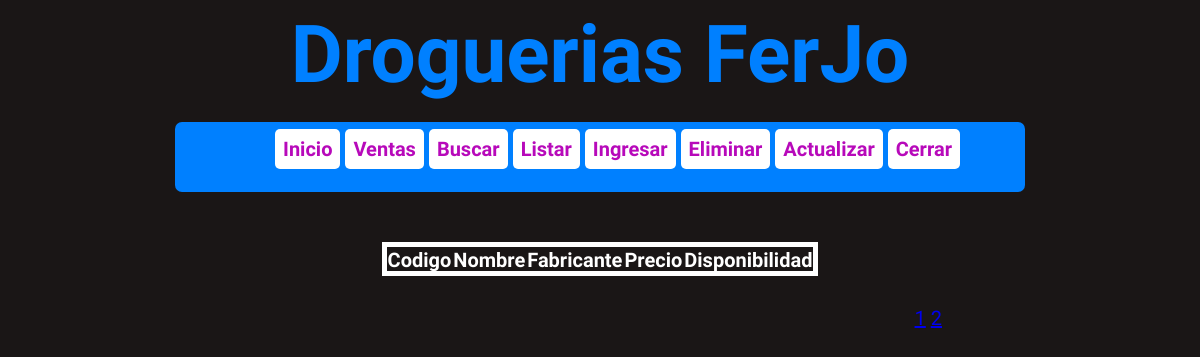
The app's page /listar.php?pagina=3 (signed in), older data.
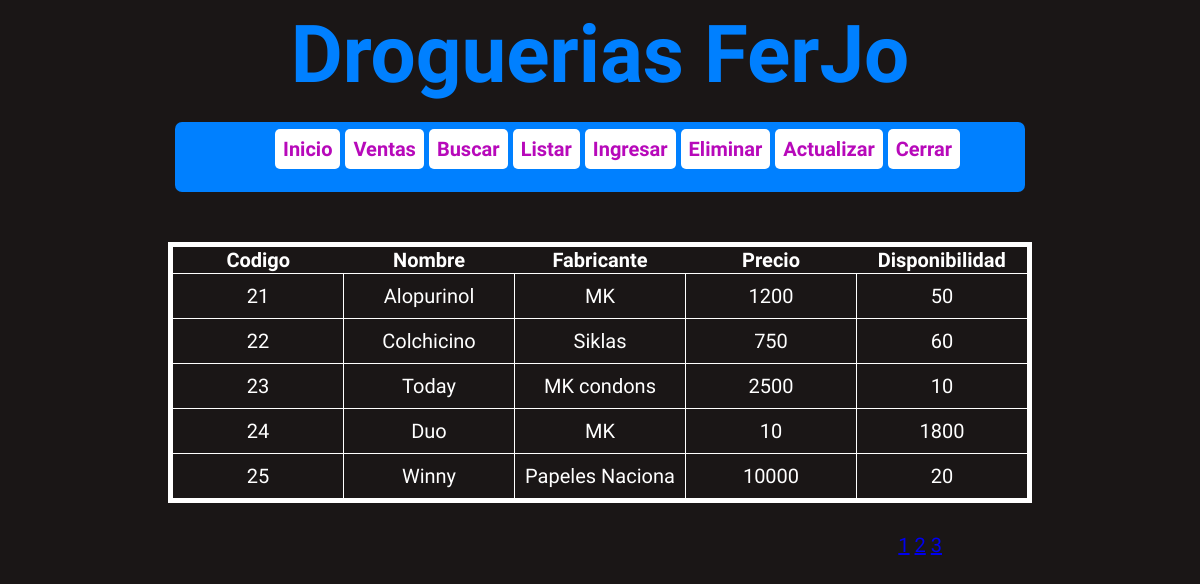
The same page, newer data.
### tables this page shows
CREATE TABLE `drogas` (
  `Codigo` int(15) NOT NULL,
  `Nombre` varchar(15) NOT NULL,
  `Fabricante` varchar(15) NOT NULL,
  `Presentacion` varchar(15) NOT NULL,
  `Tipo` varchar(15) NOT NULL,
  `Fecha_Vencimiento` date NOT NULL,
  `Precio` int(20) NOT NULL,
  `Disponibilidad` int(10) NOT NULL,
  `Cod_Proveedor` int(15) NOT NULL,
  `Formula` varchar(2) DEFAULT NULL
);

### listar.php (the view, shortened to what this page needs)
<!DOCTYPE html>
<html>
<head>
	<link rel="stylesheet" type="text/css" href="stylesheet.css">
</head>
<body>
<div id='Contenido'>
	<header>
		<hgroup>
		<h1><a href="index.php">Droguerias FerJo</a></h1>
		</hgroup>
		<div id='Menu'>
			<nav>
				<ul>
					<?php
					echo "<li><a href='index.php'>Inicio</a></li>";
					echo "<li><a href='ventas.php'>Ventas</a></li>";
					echo "<li><a href='buscar.php'>Buscar</a></li>";
					echo "<li><a href='listar.php'>Listar</a></li>";
					if($_SESSION["usuario_valido"] == 1){
						echo "<li><a href='insertar.php'>Ingresar</a></li>";
						echo "<li><a href='eliminar.php'>Eliminar</a></li>";
						echo "<li><a href='actualizar.php'>Actualizar</a></li>";
					}
					echo "<li><a href='cerrar.php'>Cerrar</a></li>";
					?>
				</ul>
			</nav>
		</div>
		<div>
		<?php
			require("conexion.php");
			$consulta = "SELECT Codigo, Nombre, Fabricante, Precio, Disponibilidad FROM drogas";
			$result = mysqli_query($conexion, $consulta);
			$tamano_paginas = 10;
			if(isset($_GET["pagina"])){
				$pagina = $_GET["pagina"];
			}else{
				$pagina = 1;
			}
			$numfilas = mysqli_num_rows($result);
			$totalpag = ceil($numfilas/$tamano_paginas);
			$desde = ($pagina -1)*$tamano_paginas;
			$consulta_limite ="SELECT Codigo, Nombre, Fabricante, Precio, Disponibilidad FROM drogas LIMIT $desde, $tamano_paginas";
			$result = mysqli_query($conexion, $consulta_limite);
			if(!empty($result)){
				echo "<table>";
				echo "<thead>";
				echo "<tr>";
				echo "<th>Codigo</th>";
				echo "<th>Nombre</th>";
				echo "<th>Fabricante</th>";
				echo "<th>Precio</th>";
				echo "<th>Disponibilidad</th>";
				echo "</thead>";
				echo "<tbody>";
				while($fila = mysqli_fetch_row($result)){
					echo "<tr><td>";
					echo "$fila[0] </td><td>";
					echo " $fila[1] </td><td>";
					echo "$fila[2] </td><td>";
					echo "$fila[3] </td><td>";
					echo "$fila[4]</td></td></tr>";
				}
				echo "</tbody>";
				echo "</table>";
			}else{
				echo "<h1 id = 'Error'>No hay drogas en el inventario</h1>";
			}
		?>
		</div>
		<div id='Paginacion'>
		<?php
			for($i = 1; $i <= $totalpag; $i++){
				echo "<a href='?pagina=" . $i . "'>" . $i . "</a>  ";
			}
		?>
		</div>
	</header>
</div>
</body>
</html>

Row changes from the older to the newer data that the page shows:
added drogas: Codigo "21", Nombre "Alopurinol", Fabricante "MK", Precio "1200", Disponibilidad "50"
added drogas: Codigo "22", Nombre "Colchicino", Fabricante "Siklas", Precio "750", Disponibilidad "60"
added drogas: Codigo "23", Nombre "Today", Fabricante "MK condons", Precio "2500", Disponibilidad "10"
added drogas: Codigo "24", Nombre "Duo", Fabricante "MK", Precio "10", Disponibilidad "1800"
added drogas: Codigo "25", Nombre "Winny", Fabricante "Papeles Naciona", Precio "10000", Disponibilidad "20"
